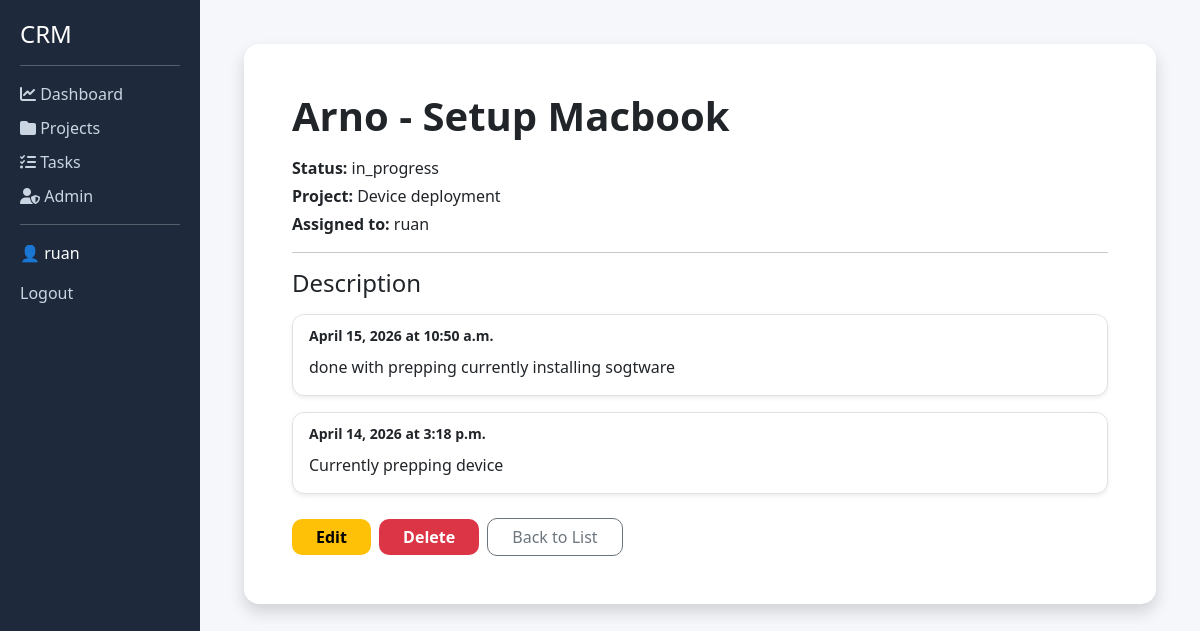
The app's page /tasks/7/ (signed in) with its own data.
### crm/models.py (models this page shows, shortened)
class Task(models.Model):
    STATUS_CHOICES = [
        ('todo', 'To Do'),
        ('progress', 'In Progress'),
        ('done', 'Done'),
    ]
    title = models.CharField(max_length=200)
    description = models.TextField()
    project = models.ForeignKey(Project, on_delete=models.CASCADE)
    assigned_to = models.ForeignKey(User, on_delete=models.CASCADE)
    status = models.CharField(max_length=20, choices=STATUS_CHOICES)
    created_at = models.DateTimeField(auto_now_add=True)

class Project(models.Model):
    name = models.CharField(max_length=200)
    description = models.TextField()
    created_by = models.ForeignKey(User, on_delete=models.CASCADE)

class TaskLog(models.Model):
    task = models.ForeignKey(
        Task, on_delete=models.CASCADE, related_name='logs')
    note = models.TextField()
    created_at = models.DateTimeField(auto_now_add=True)
    class Meta:
        ordering = ['-created_at']  # Shows newest updates first

### crm/views.py (the view)
# urls.py: path('tasks/<int:id>/', views.task_detail, name='task_detail'),
@login_required
def task_detail(request, id):
    task = get_object_or_404(Task, id=id)
    return render(request, 'crm/task_detail.html', {'task': task})

### crm/templates/crm/task_detail.html
{% extends 'crm/base.html' %}
{% block content %}
<div class="container-fluid pt-4 px-4">
    <div class="card shadow border-0" style="border-radius: 15px;">
        <div class="card-body p-5">
            <h1 class="fw-bold">{{ task.title }}</h1>
            <div class="status-box my-3">
                <p class="mb-1"><strong>Status:</strong> {{ task.get_status_display }}</p>
                <p class="mb-1"><strong>Project:</strong> {{ task.project.name }}</p>
                <p class="mb-1"><strong>Assigned to:</strong> {{ task.assigned_to.username }}</p>
            </div>
            <hr>
            <h4 class="mb-3">Description</h4>
            {% for log in task.logs.all %}
                <div class="card mb-3 shadow-sm border" style="border-radius: 12px;">
                    <div class="card-header bg-white py-2" style="border-top-left-radius: 12px; border-top-right-radius: 12px; border-bottom: none;">
                        <small class="text-dark"><strong>{{ log.created_at|date:"F d, Y" }} at {{ log.created_at|date:"P" }}</strong></small>
                    </div>
                    <div class="card-body pt-0">
                        <p class="card-text">{{ log.note }}</p>
                    </div>
                </div>
            {% empty %}
                <div class="card mb-3 shadow-sm border" style="border-radius: 12px;">
                    <div class="card-body">
                        <p class="card-text text-muted">No progress updates recorded yet. Click "Edit" to add your first update.</p>
                    </div>
                </div>
            {% endfor %}
            <div class="mt-4">
                <a href="{% url 'task_update' task.id %}" class="btn btn-warning fw-bold px-4" style="border-radius: 10px; background-color: #ffc107; border: none;">
                    Edit
                </a>
                <a href="{% url 'delete_task' task.id %}" class="btn btn-danger fw-bold px-4 mx-1" style="border-radius: 10px; background-color: #dc3545; border: none;">
                    Delete
                </a>
                <a href="{% url 'task_list' %}" class="btn btn-outline-secondary px-4" style="border-radius: 10px;">
                    Back to List
                </a>
            </div>
        </div>
    </div>
</div>
{% endblock %}

### crm/templates/crm/base.html (shortened to what this page needs)
<!DOCTYPE html>
<html lang="en">
<head>
    <link href="https://cdn.jsdelivr.net/npm/bootstrap@5.3.0/dist/css/bootstrap.min.css" rel="stylesheet">
    <link href="https://cdnjs.cloudflare.com/ajax/libs/font-awesome/6.5.0/css/all.min.css" rel="stylesheet">
</head>
<body>
<div class="container-fluid">
    <div class="row">
        <div class="col-md-2 sidebar">
            <h4>CRM</h4>
            <hr>
            <a href="{% url 'dashboard' %}">
                <i class="fas fa-chart-line"></i> Dashboard
            </a>
            <a href="{% url 'project_list' %}">
                <i class="fas fa-folder"></i> Projects
            </a>
            <a href="{% url 'task_list' %}">
                <i class="fas fa-tasks"></i> Tasks
            </a>
            <a href="/admin/">
                <i class="fas fa-user-shield"></i> Admin
            </a>
            <hr>
            {% if user.is_authenticated %}
                <p>👤 {{ user.username }}</p>
                <a href="{% url 'logout' %}">Logout</a>
            {% else %}
                <a href="{% url 'login' %}">Login</a>
            {% endif %}
        </div>
        <div class="col-md-10 content">
            {% block content %}
            {% endblock %}
        </div>
    </div>
</div>
</body>
</html>

### crm/templates/crm/base.html (style rules this page uses)
body { background-color: #f5f7fb; }
.sidebar { height: 100vh; background: #1e293b; color: white; padding: 20px; }
.sidebar a { color: #cbd5e1; display: block; margin: 10px 0; text-decoration: none; }
.content { padding: 20px; }
.card { border-radius: 12px; box-shadow: 0 4px 10px rgba(0,0,0,0.05); }

### records on screen
Task: title "Arno - Setup Macbook", status "in_progress", project.name "Device deployment", assigned_to.username "ruan"
TaskLog: created_at "April 15, 2026", created_at "10:50 a.m.", note "done with prepping currently installing sogtware"
TaskLog: created_at "April 14, 2026", created_at "3:18 p.m.", note "Currently prepping device"

### other values on screen
{{ user.username }} "ruan"
